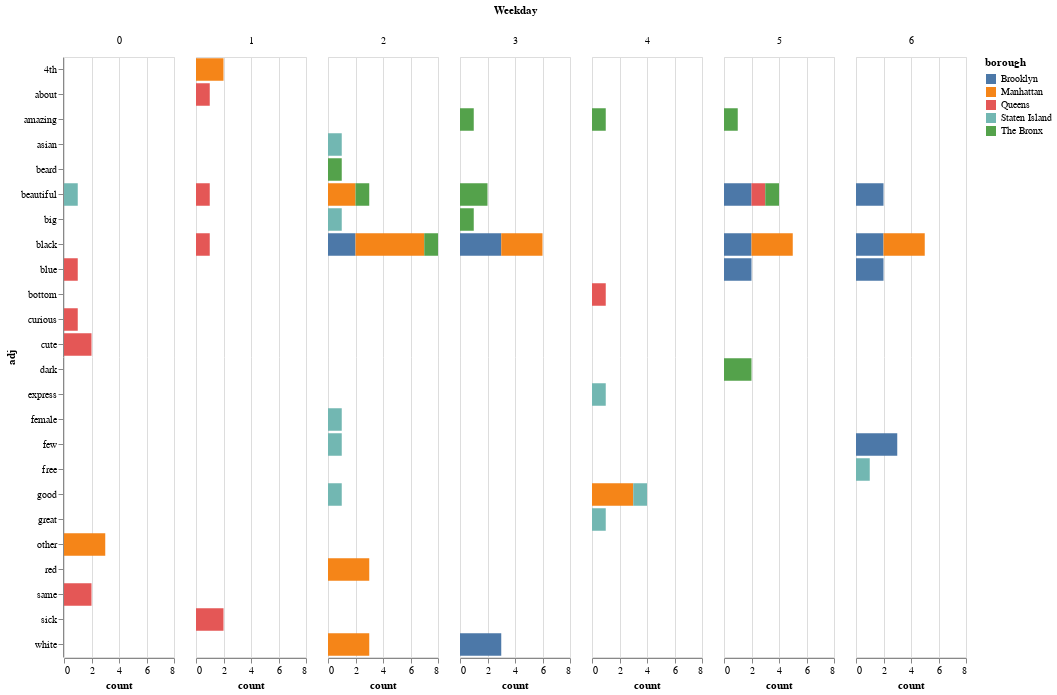

The cell this chart's notebook holds for it:
### Code cell
df_adj_borough = df[['adj', 'borough', 'Weekday']]
df_adj_borough['adj'] = df_adj_borough['adj'].apply(literal_eval)
df_adj_exploded = df_adj_borough.explode('adj')

# # Group by 'borough' and get the value counts for 'nouns'
adj_counts = df_adj_exploded.groupby(['borough', 'adj', 'Weekday']).size().reset_index(name='count')
# noun_counts
adj_value_counts = adj_counts.groupby('borough').apply(lambda x: x.nlargest(10, 'count')).reset_index(drop=True)


alt.Chart(adj_value_counts).mark_bar().encode(
    y='adj',
    x='count',
    color='borough',
    column='Weekday', 
    
).properties(
    width=110,
    height=600
)

### Figure 1 — Vega-Lite specification as saved in the notebook (floating-point values rounded to 4 significant figures)
{"config": {"view": {"continuousWidth": 300, "continuousHeight": 300}}, "data": {"name": "data-7554a2c6bd9a81cd96edcbe3cf231bbe"}, "mark": {"type": "bar"}, "encoding": {"color": {"field": "borough", "type": "nominal"}, "column": {"field": "Weekday", "type": "quantitative"}, "x": {"field": "count", "type": "quantitative"}, "y": {"field": "adj", "type": "nominal"}}, "height": 600, "width": 110, "$schema": "https://vega.github.io/schema/vega-lite/v5.17.0.json", "datasets": {"data-7554a2c6bd9a81cd96edcbe3cf231bbe": [{"borough": "Brooklyn", "adj": "black", "Weekday": 3, "count": 3}, {"borough": "Brooklyn", "adj": "few", "Weekday": 6, "count": 3}, {"borough": "Brooklyn", "adj": "white", "Weekday": 3, "count": 3}, {"borough": "Brooklyn", "adj": "beautiful", "Weekday": 5, "count": 2}, {"borough": "Brooklyn", "adj": "beautiful", "Weekday": 6, "count": 2}, {"borough": "Brooklyn", "adj": "black", "Weekday": 2, "count": 2}, {"borough": "Brooklyn", "adj": "black", "Weekday": 5, "count": 2}, {"borough": "Brooklyn", "adj": "black", "Weekday": 6, "count": 2}, {"borough": "Brooklyn", "adj": "blue", "Weekday": 5, "count": 2}, {"borough": "Brooklyn", "adj": "blue", "Weekday": 6, "count": 2}, {"borough": "Manhattan", "adj": "black", "Weekday": 2, "count": 5}, {"borough": "Manhattan", "adj": "black", "Weekday": 3, "count": 3}, {"borough": "Manhattan", "adj": "black", "Weekday": 5, "count": 3}, {"borough": "Manhattan", "adj": "black", "Weekday": 6, "count": 3}, {"borough": "Manhattan", "adj": "good", "Weekday": 4, "count": 3}, {"borough": "Manhattan", "adj": "other", "Weekday": 0, "count": 3}, {"borough": "Manhattan", "adj": "red", "Weekday": 2, "count": 3}, {"borough": "Manhattan", "adj": "white", "Weekday": 2, "count": 3}, {"borough": "Manhattan", "adj": "4th", "Weekday": 1, "count": 2}, {"borough": "Manhattan", "adj": "beautiful", "Weekday": 2, "count": 2}, {"borough": "Queens", "adj": "cute", "Weekday": 0, "count": 2}, {"borough": "Queens", "adj": "same", "Weekday": 0, "count": 2}, {"borough": "Queens", "adj": "sick", "Weekday": 1, "count": 2}, {"borough": "Queens", "adj": "about", "Weekday": 1, "count": 1}, {"borough": "Queens", "adj": "beautiful", "Weekday": 1, "count": 1}, {"borough": "Queens", "adj": "beautiful", "Weekday": 5, "count": 1}, {"borough": "Queens", "adj": "black", "Weekday": 1, "count": 1}, {"borough": "Queens", "adj": "blue", "Weekday": 0, "count": 1}, {"borough": "Queens", "adj": "bottom", "Weekday": 4, "count": 1}, {"borough": "Queens", "adj": "curious", "Weekday": 0, "count": 1}, {"borough": "Staten Island", "adj": "asian", "Weekday": 2, "count": 1}, {"borough": "Staten Island", "adj": "beautiful", "Weekday": 0, "count": 1}, {"borough": "Staten Island", "adj": "big", "Weekday": 2, "count": 1}, {"borough": "Staten Island", "adj": "express", "Weekday": 4, "count": 1}, {"borough": "Staten Island", "adj": "female", "Weekday": 2, "count": 1}, {"borough": "Staten Island", "adj": "few", "Weekday": 2, "count": 1}, {"borough": "Staten Island", "adj": "free", "Weekday": 6, "count": 1}, {"borough": "Staten Island", "adj": "good", "Weekday": 2, "count": 1}, {"borough": "Staten Island", "adj": "good", "Weekday": 4, "count": 1}, {"borough": "Staten Island", "adj": "great", "Weekday": 4, "count": 1}, {"borough": "The Bronx", "adj": "beautiful", "Weekday": 3, "count": 2}, {"borough": "The Bronx", "adj": "dark", "Weekday": 5, "count": 2}, {"borough": "The Bronx", "adj": "amazing", "Weekday": 3, "count": 1}, {"borough": "The Bronx", "adj": "amazing", "Weekday": 4, "count": 1}, {"borough": "The Bronx", "adj": "amazing", "Weekday": 5, "count": 1}, {"borough": "The Bronx", "adj": "beard", "Weekday": 2, "count": 1}, {"borough": "The Bronx", "adj": "beautiful", "Weekday": 2, "count": 1}, {"borough": "The Bronx", "adj": "beautiful", "Weekday": 5, "count": 1}, {"borough": "The Bronx", "adj": "big", "Weekday": 3, "count": 1}, {"borough": "The Bronx", "adj": "black", "Weekday": 2, "count": 1}]}}
